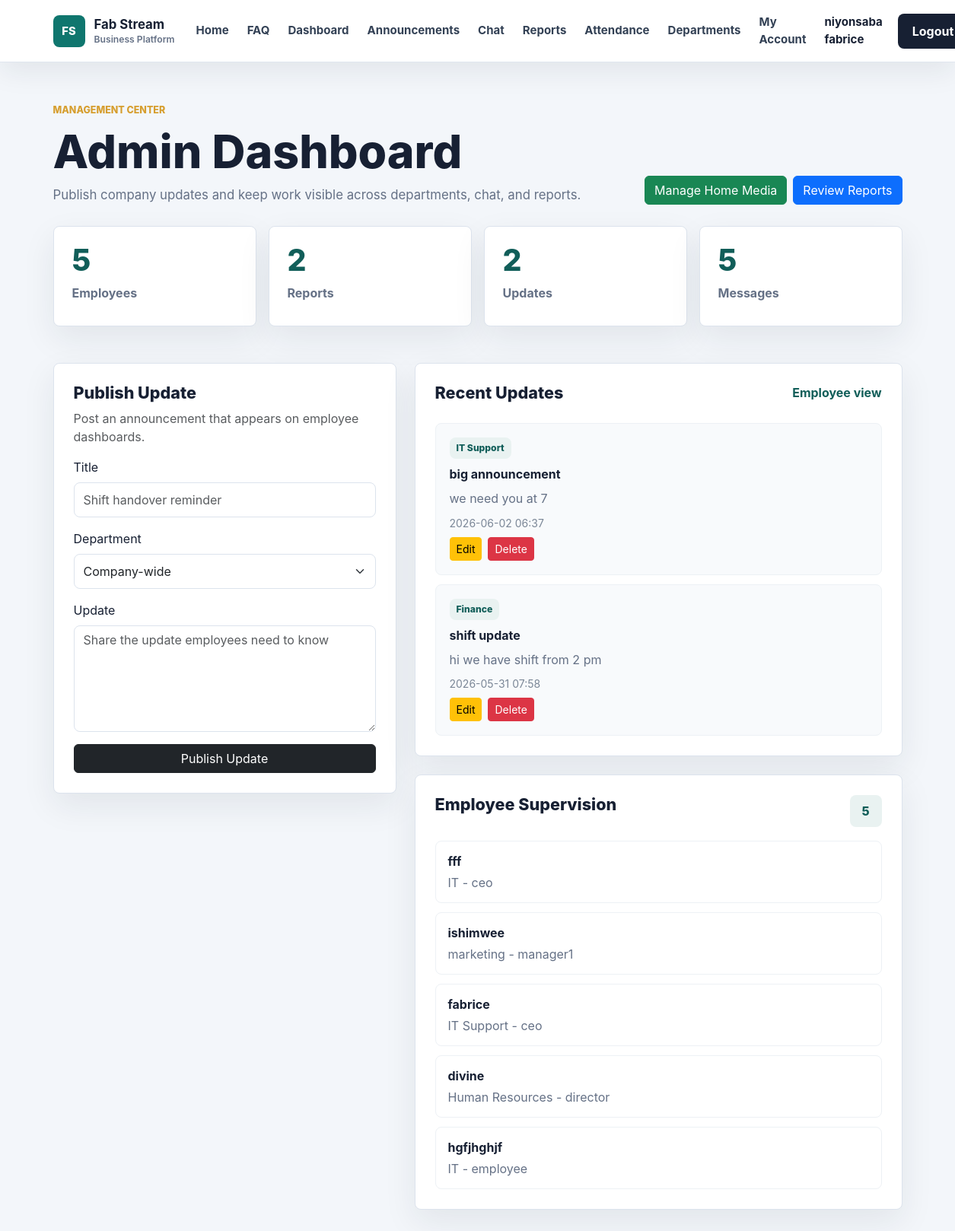
Screenshot of /manager-dashboard (signed in) with the database file from the repository.
### app/models.py (models this page shows, shortened)
class User(db.Model, UserMixin):
    id = db.Column(db.Integer, primary_key=True)
    username = db.Column(db.String(100), unique=True, nullable=False)
    email = db.Column(db.String(120), unique=True, nullable=False)
    password = db.Column(db.String(200), nullable=False)
    role = db.Column(db.String(20), default='employee')
    full_name = db.Column(db.String(120), nullable=True)
    employee_number = db.Column(db.String(40), unique=True, nullable=True)
    employee_code = db.Column(db.String(40), nullable=True)
    phone = db.Column(db.String(40), nullable=True)
    department = db.Column(db.String(80), nullable=True)
    position = db.Column(db.String(100), nullable=True)
    hire_date = db.Column(db.String(20), nullable=True)

class CompanyUpdate(db.Model):
    id = db.Column(db.Integer, primary_key=True)
    title = db.Column(db.String(150), nullable=False)
    body = db.Column(db.Text, nullable=False)
    department = db.Column(db.String(80), default='Company-wide')
    created_at = db.Column(db.DateTime, default=datetime.utcnow)
    author_id = db.Column(db.Integer, db.ForeignKey('user.id'), nullable=False)
    author = db.relationship('User', backref='company_updates')

### app/routes.py (the view)
@routes.route('/manager-dashboard')
@login_required
def manager_dashboard():
    employees = User.query.order_by(User.username.asc()).all() if is_admin() else []
    stats = {
        'employees': User.query.count(),
        'reports': ReportDocument.query.count(),
        'updates': CompanyUpdate.query.count(),
        'messages': ChatMessage.query.count()
    }
    updates = CompanyUpdate.query.order_by(CompanyUpdate.created_at.desc()).limit(8).all()
    departments = Department.query.order_by(Department.name.asc()).all()
    return render_template('manager_dashboard.html', stats=stats, updates=updates, departments=departments, employees=employees, is_admin=is_admin())

### app/__init__.py (called while the page is built)
def create_app():
    flask_app = Flask(__name__)
    flask_app.config.from_object(Config)
    flask_app.config['UPLOAD_FOLDER'] = os.path.join(flask_app.instance_path, flask_app.config['UPLOAD_FOLDER'])
    os.makedirs(flask_app.config['UPLOAD_FOLDER'], exist_ok=True)
    db.init_app(flask_app)
    bcrypt.init_app(flask_app)
    login_manager.init_app(flask_app)
    socketio.init_app(flask_app)
    migrate.init_app(flask_app, db, render_as_batch=True)
    with flask_app.app_context():
        from . import models
        db.create_all()
    from .models import User
    @login_manager.user_loader
    def load_user(user_id):
        return db.session.get(User, int(user_id))
    from .routes import routes
    from . import crud_routes
    flask_app.register_blueprint(routes)
    return flask_app

### app/routes.py (called while the page is built)
def is_admin(user=None):
    user = user or current_user
    return user.is_authenticated and user.role in ADMIN_ROLES

### app/templates/manager_dashboard.html (shortened to what this page needs)
{% extends 'base.html' %}
{% block content %}
<section class="app-page">
    <div class="container">
        <div class="app-header">
            <div>
                <p class="section-kicker">Management center</p>
                <h1>{% if is_admin %}Admin Dashboard{% else %}Announcements{% endif %}</h1>
                <p>{% if is_admin %}Publish company updates and keep work visible across departments, chat, and reports.{% else %}Publish an announcement and follow the latest company updates.{% endif %}</p>
            </div>
            {% if is_admin %}
                <div class="d-flex gap-2">
                    <a href="{{ url_for('routes.home_media') }}" class="btn btn-success">Manage Home Media</a>
                    <a href="{{ url_for('routes.reports') }}" class="btn btn-primary">Review Reports</a>
                </div>
            {% else %}
                <a href="{{ url_for('routes.employee_detail', employee_id=current_user.id) }}" class="btn btn-primary">Review Account</a>
            {% endif %}
        </div>
        {% if is_admin %}
            <div class="stat-grid">
                <div class="stat-card"><span>{{ stats.employees }}</span><strong>Employees</strong></div>
                <div class="stat-card"><span>{{ stats.reports }}</span><strong>Reports</strong></div>
                <div class="stat-card"><span>{{ stats.updates }}</span><strong>Updates</strong></div>
                <div class="stat-card"><span>{{ stats.messages }}</span><strong>Messages</strong></div>
            </div>
        {% endif %}
        <div class="row g-4 mt-1">
            <div class="col-lg-5">
                <div class="work-panel">
                    <h2>Publish Update</h2>
                    <p class="text-muted">Post an announcement that appears on employee dashboards.</p>
                    <form method="POST" action="{{ url_for('routes.create_update') }}">
                        <div class="mb-3">
                            <label class="form-label" for="title">Title</label>
                            <input class="form-control" id="title" name="title" placeholder="Shift handover reminder" required>
                        </div>
                        <div class="mb-3">
                            <label class="form-label" for="department">Department</label>
                            <select class="form-select" id="department" name="department">
                                <option>Company-wide</option>
                            </select>
                        </div>
                        <div class="mb-3">
                            <label class="form-label" for="body">Update</label>
                            <textarea class="form-control" id="body" name="body" rows="5" placeholder="Share the update employees need to know" required></textarea>
                        </div>
                        <button class="btn btn-dark w-100" type="submit">Publish Update</button>
                    </form>
                </div>
            </div>
            <div class="col-lg-7">
                <div class="work-panel">
                    <div class="panel-title">
                        <h2>Recent Updates</h2>
                        <a href="{{ url_for('routes.dashboard') }}">Employee view</a>
                    </div>
                    <div class="activity-list">
                        {% for update in updates %}
                            <article class="activity-item">
                                <span>{{ update.department }}</span>
                                <strong>{{ update.title }}</strong>
                                <p>{{ update.body }}</p>
                                <small>{{ update.created_at.strftime('%Y-%m-%d %H:%M') }}</small>
                                {% if is_admin %}
                                    <div class="d-flex gap-2 mt-2">
                                        <a href="{{ url_for('routes.edit_update', update_id=update.id) }}" class="btn btn-sm btn-warning">Edit</a>
                                        <form method="POST" action="{{ url_for('routes.delete_update', update_id=update.id) }}" style="display:inline;" onsubmit="return confirm('Delete this update?');">
                                            <button class="btn btn-sm btn-danger" type="submit">Delete</button>
                                        </form>
                                    </div>
                                {% endif %}
                            </article>
                        {% else %}
                            <div class="empty-state">
                                <strong>No updates published.</strong>
                                <span>Create the first update from the form.</span>
                            </div>
                        {% endfor %}
                    </div>
                </div>
                {% if is_admin %}
                    <div class="work-panel mt-4">
                        <div class="panel-title">
                            <h2>Employee Supervision</h2>
                            <span class="report-count">{{ employees|length }}</span>
                        </div>
                        <div class="compact-list">
                            {% for employee in employees %}
                                <a href="{{ url_for('routes.employee_detail', employee_id=employee.id) }}">
                                    <strong>{{ employee.full_name or employee.username }}</strong>
                                    <span>{{ employee.department or 'No department' }} - {{ employee.position or employee.role|title }}</span>
                                </a>
                            {% else %}
                                <div class="empty-state">
                                    <strong>No employees yet.</strong>
                                    <span>Add employees from the departments page.</span>
                                </div>
                            {% endfor %}
                        </div>
                    </div>
                {% endif %}
            </div>
        </div>
    </div>
</section>
{% endblock %}

### app/templates/base.html (shortened to what this page needs)
<!DOCTYPE html>
<html lang="en">
<head>
    <link href="https://cdn.jsdelivr.net/npm/bootstrap@5.3.0/dist/css/bootstrap.min.css" rel="stylesheet">
    <link rel="stylesheet" href="{{ url_for('static', filename='css/style.css') }}">
</head>
<body>
<nav class="navbar navbar-expand-lg site-navbar sticky-top">
    <div class="container">
        <a class="navbar-brand brand-mark" href="{{ url_for('routes.home') }}">
            <span class="brand-icon">FS</span>
            <span>
                <strong>Fab Stream</strong>
                <small>Business Platform</small>
            </span>
        </a>
        <div class="collapse navbar-collapse" id="navbarNav">
            <ul class="navbar-nav ms-auto align-items-lg-center">
                <li class="nav-item">
                    <a class="nav-link" href="{{ url_for('routes.home') }}">Home</a>
                </li>
                <li class="nav-item">
                    <a class="nav-link" href="{{ url_for('routes.home') }}#faq">FAQ</a>
                </li>
                <li class="nav-item">
                    <a class="nav-link" href="{{ url_for('routes.dashboard') }}">Dashboard</a>
                </li>
                <li class="nav-item">
                    <a class="nav-link" href="{{ url_for('routes.manager_dashboard') }}">Announcements</a>
                </li>
                    {% if current_user.is_authenticated %}
                        {% if current_user.role in ['admin', 'manager'] %}
                            <li class="nav-item">
                                <a class="nav-link" href="{{ url_for('routes.chat') }}">Chat</a>
                            </li>
                            <li class="nav-item">
                                <a class="nav-link" href="{{ url_for('routes.reports') }}">Reports</a>
                            </li>
                            <li class="nav-item">
                                <a class="nav-link" href="{{ url_for('routes.attendance_records') }}">Attendance</a>
                            </li>
                            <li class="nav-item">
                                <a class="nav-link" href="{{ url_for('routes.departments') }}">Departments</a>
                            </li>
                        {% endif %}
                    <li class="nav-item">
                        <a class="nav-link" href="{{ url_for('routes.employee_detail', employee_id=current_user.id) }}">My Account</a>
                    </li>
                    <li class="nav-item">
                        <span class="nav-link nav-user">{{ current_user.username }}</span>
                    </li>
                    <li class="nav-item">
                        <a class="btn nav-cta ms-lg-2" href="{{ url_for('routes.logout') }}">
                            Logout
                        </a>
                    </li>
                {% endif %}
            </ul>
        </div>
    </div>
</nav>
<main>
    {% block content %}{% endblock %}
</main>
</body>
</html>

### app/static/css/style.css (style rules this page uses)
:root { --ink: #172033; --muted: #657186; --line: #dce3ed; --surface: #ffffff; --soft: #f3f6fa; --brand: #0f766e; --brand-dark: #115e59; --accent: #d69e2e; }
* { box-sizing: border-box; }
body { margin: 0; background: var(--soft); color: var(--ink); font-family: Inter, "Segoe UI", Arial, sans-serif; }
a { text-decoration: none; }
.site-navbar { min-height: 76px; border-bottom: 1px solid rgba(220, 227, 237, 0.88); background: rgba(255, 255, 255, 0.96); box-shadow: 0 12px 36px rgba(23, 32, 51, 0.08); backdrop-filter: blur(18px); }
.brand-mark { display: inline-flex; align-items: center; gap: 12px; color: var(--ink); }
.brand-icon { display: inline-grid; width: 42px; height: 42px; place-items: center; border-radius: 8px; background: var(--brand); color: #ffffff; font-size: 0.92rem; font-weight: 800; }
.brand-mark strong, .brand-mark small { display: block; line-height: 1.1; }
.brand-mark strong { font-size: 1.05rem; letter-spacing: 0; }
.brand-mark small { margin-top: 3px; color: var(--muted); font-size: 0.76rem; font-weight: 600; }
.site-navbar .nav-link { margin: 0 4px; border-radius: 8px; color: #334155; font-size: 0.94rem; font-weight: 650; padding: 10px 12px; transition: background 180ms ease, color 180ms ease; }
.nav-user { color: var(--ink) !important; cursor: default; }
.nav-cta { border-radius: 8px; background: var(--ink); color: #ffffff; font-weight: 750; padding: 10px 18px; }
.hero-kicker, .section-kicker { margin-bottom: 14px; color: var(--accent); font-size: 0.78rem; font-weight: 800; letter-spacing: 0; text-transform: uppercase; }
.report-count { display: inline-grid; min-width: 42px; height: 42px; place-items: center; border-radius: 8px; background: #e9f2f1; color: var(--brand-dark); font-weight: 850; }
.app-page { padding: 54px 0 88px; }
.app-header { display: flex; align-items: end; justify-content: space-between; gap: 24px; margin-bottom: 28px; }
.app-header h1 { margin: 0; color: var(--ink); font-size: clamp(2rem, 5vw, 3.8rem); font-weight: 850; line-height: 1; }
.app-header p:not(.section-kicker) { max-width: 720px; margin: 14px 0 0; color: var(--muted); font-size: 1.05rem; }
.stat-grid { display: grid; grid-template-columns: repeat(4, minmax(0, 1fr)); gap: 16px; margin-bottom: 24px; }
.stat-card, .work-panel, .department-card, .chat-panel { border: 1px solid var(--line); border-radius: 8px; background: #ffffff; box-shadow: 0 16px 44px rgba(23, 32, 51, 0.08); }
.stat-card { min-height: 132px; padding: 24px; }
.stat-card span, .stat-card strong { display: block; }
.stat-card span { color: var(--brand-dark); font-size: 2.45rem; font-weight: 850; line-height: 1; }
.stat-card strong { margin-top: 12px; color: var(--muted); }
.work-panel, .chat-panel { padding: 26px; }
.work-panel h2, .chat-panel h2 { margin: 0 0 8px; color: var(--ink); font-size: 1.35rem; font-weight: 820; }
.work-panel .form-control, .work-panel .form-select, .chat-form .form-control { min-height: 46px; border-color: var(--line); border-radius: 8px; }
.work-panel textarea.form-control { min-height: 140px; }
.panel-title, .chat-heading { display: flex; align-items: start; justify-content: space-between; gap: 18px; margin-bottom: 18px; }
.panel-title a { color: var(--brand-dark); font-weight: 750; }
.activity-list, .compact-list { display: grid; gap: 12px; }
.activity-item { border: 1px solid #edf1f5; border-radius: 8px; background: #f8fafc; padding: 18px; }
.activity-item span { display: inline-block; margin-bottom: 8px; border-radius: 8px; background: #e9f2f1; color: var(--brand-dark); font-size: 0.76rem; font-weight: 800; padding: 5px 9px; }
.activity-item strong, .activity-item small { display: block; }
.activity-item p { margin: 8px 0; color: var(--muted); line-height: 1.6; }
.activity-item small { color: #7b8797; }
.compact-list a { display: block; border: 1px solid #edf1f5; border-radius: 8px; color: var(--ink); padding: 14px 16px; transition: border-color 180ms ease, background 180ms ease; }
.compact-list strong, .compact-list span { display: block; }
.compact-list span { margin-top: 4px; color: var(--muted); white-space: nowrap; overflow: hidden; text-overflow: ellipsis; }

### rows the page displays
User: username "niyonsaba fabrice", full_name "fabrice", department "IT Support", position "ceo"
CompanyUpdate: department "IT Support", title "big announcement", body "we need you at 7", created_at "2026-06-02 06:37"
CompanyUpdate: department "Finance", title "shift update", body "hi we have shift from 2 pm", created_at "2026-05-31 07:58"
User: full_name "fff", department "IT", position "ceo"
User: full_name "ishimwee", department "marketing", position "manager1"
User: full_name "divine", department "Human Resources", position "director"
User: full_name "hgfjhghjf", department "IT", position "employee"

### other values shown
{{ stats.employees }} "5"
{{ stats.reports }} "2"
{{ stats.updates }} "2"
{{ stats.messages }} "5"
{{ employees|length }} "5"
